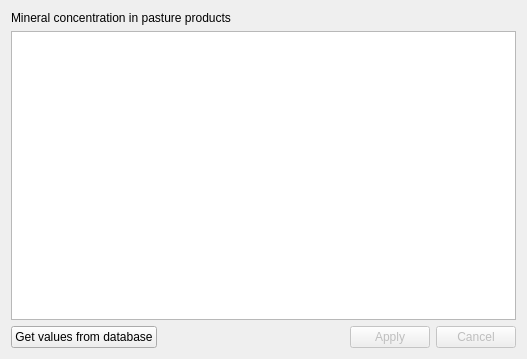
<?xml version="1.0" encoding="UTF-8"?>
<ui version="4.0">
 <class>NPKCConsPastures</class>
 <widget class="QWidget" name="NPKCConsPastures">
  <property name="geometry">
   <rect>
    <x>0</x>
    <y>0</y>
    <width>527</width>
    <height>359</height>
   </rect>
  </property>
  <property name="windowTitle">
   <string>Form</string>
  </property>
  <layout class="QVBoxLayout" name="verticalLayout">
   <item>
    <widget class="QLabel" name="label">
     <property name="text">
      <string>Mineral concentration in pasture products</string>
     </property>
    </widget>
   </item>
   <item>
    <widget class="QTableView" name="AdvListView1"/>
   </item>
   <item>
    <layout class="QHBoxLayout" name="horizontalLayout">
     <item>
      <widget class="QPushButton" name="cmdgetvalues">
       <property name="text">
        <string>Get values from database</string>
       </property>
       <property name="icon">
        <iconset resource="../images.qrc">
         <normaloff>:/images/nutriqua.png</normaloff>:/images/nutriqua.png</iconset>
       </property>
      </widget>
     </item>
     <item>
      <spacer name="horizontalSpacer">
       <property name="orientation">
        <enum>Qt::Horizontal</enum>
       </property>
       <property name="sizeHint" stdset="0">
        <size>
         <width>40</width>
         <height>20</height>
        </size>
       </property>
      </spacer>
     </item>
     <item>
      <widget class="QPushButton" name="cmdapply">
       <property name="enabled">
        <bool>false</bool>
       </property>
       <property name="text">
        <string>Apply</string>
       </property>
       <property name="icon">
        <iconset resource="../images.qrc">
         <normaloff>:/images/apply.png</normaloff>:/images/apply.png</iconset>
       </property>
      </widget>
     </item>
     <item>
      <widget class="QPushButton" name="cmdcancel">
       <property name="enabled">
        <bool>false</bool>
       </property>
       <property name="text">
        <string>Cancel</string>
       </property>
       <property name="icon">
        <iconset resource="../images.qrc">
         <normaloff>:/images/cancel.png</normaloff>:/images/cancel.png</iconset>
       </property>
      </widget>
     </item>
    </layout>
   </item>
  </layout>
 </widget>
 <resources>
  <include location="../images.qrc"/>
 </resources>
 <connections/>
</ui>
